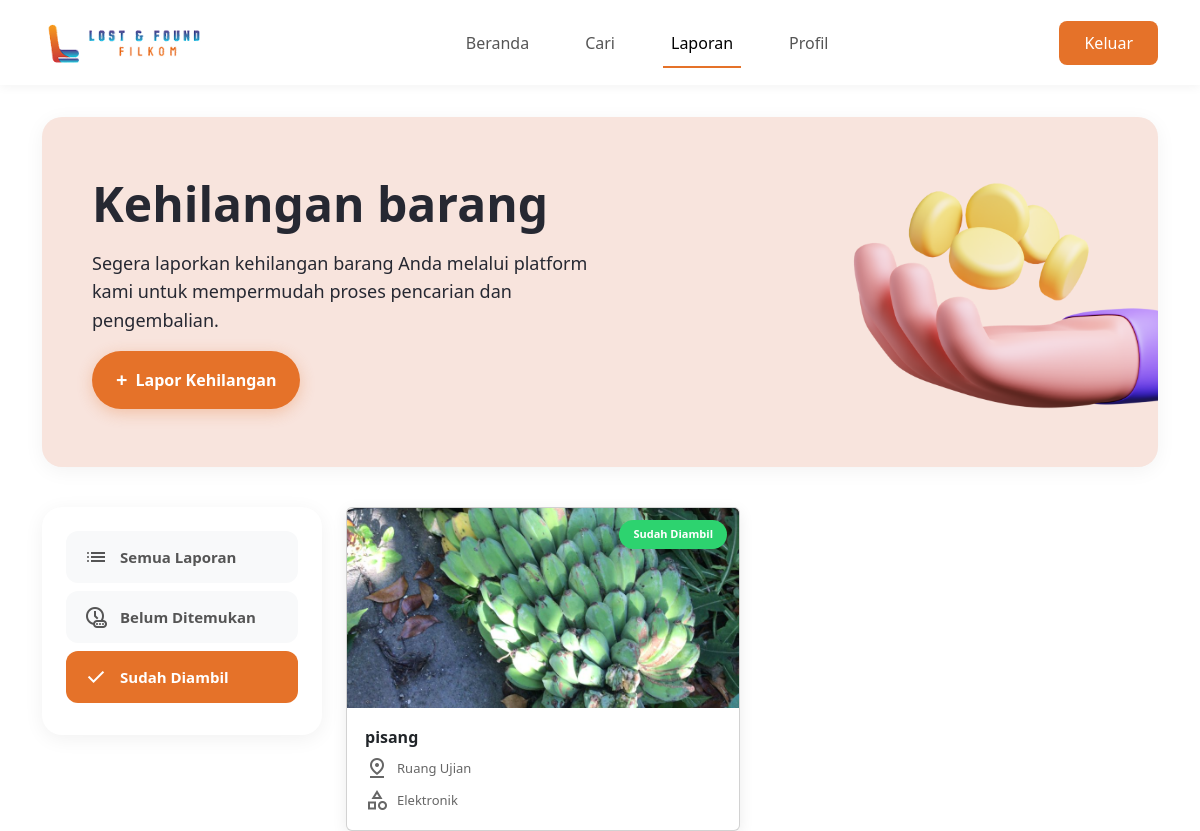
The app's page /index.php?action=laporan&filter=sudah_diambil (signed in) with its own data.
### tables this page shows
CREATE TABLE `laporan` (
  `id_laporan` int(11) NOT NULL,
  `id_akun` int(11) NOT NULL,
  `tipe_laporan` enum('hilang','ditemukan') NOT NULL DEFAULT 'hilang',
  `nama_barang` varchar(255) NOT NULL,
  `deskripsi_fisik` text DEFAULT NULL,
  `kategori` enum('elektronik','dokumen','pakaian','lainnya') NOT NULL,
  `lokasi` enum('Smart Class Gedung F','Junction','Gedung Kreativitas Mahasiswa (GKM)','Kantin','Ruang Baca','Laboratorium Pembelajaran','Ruang Ujian','Ruang Tunggu','Gazebo lantai 4','Area Parkir','EduTech','Mushola Ulul Al-Baab','Auditorium Algoritma') NOT NULL,
  `waktu` datetime NOT NULL,
  `status` enum('belum_ditemukan','ditemukan','sudah_diambil') NOT NULL DEFAULT 'belum_ditemukan',
  `nim_pengambil` varchar(20) DEFAULT NULL,
  `foto_bukti` varchar(255) DEFAULT NULL,
  `waktu_diambil` datetime DEFAULT NULL,
  `foto` varchar(255) DEFAULT NULL,
  `created_at` timestamp NOT NULL DEFAULT current_timestamp()
);

### config/db.php (called while the page is built)
<?php
$host = 'localhost';
$dbname = 'lostfound';
$username = 'root';
$password = '';
try {
    $pdo = new PDO("mysql:host=$host;dbname=$dbname", $username, $password);
    $pdo->setAttribute(PDO::ATTR_ERRMODE, PDO::ERRMODE_EXCEPTION);
    $pdo->setAttribute(PDO::ATTR_DEFAULT_FETCH_MODE, PDO::FETCH_ASSOC);
} catch (PDOException $e) {
    die("Koneksi DB gagal: " . $e->getMessage());
}
function getDB()
{
    global $pdo;
    return $pdo;
}

### controllers/LaporanController.php (called while the page is built, shortened)
<?php
require_once __DIR__ . '/../models/LaporanModel.php';
class LaporanController
{
    private $model;
    private $session;
    public function __construct($sessionManager)
    {
        $this->model = new LaporanModel();
        $this->session = $sessionManager;
    }
    public function getLaporanUser()
    {
        $idAkun = $this->session->get('userId');
        $laporan = $this->model->getRiwayatLaporan($idAkun);
        return ['success' => true, 'laporan' => $laporan];
    }
}

### controllers/AuthController.php (called while the page is built, shortened)
<?php
class SessionManager
{
    public function get($key) { return $_SESSION[$key] ?? null; }
}

### models/LaporanModel.php (called while the page is built, shortened)
<?php
require_once __DIR__ . '/../config/db.php';
class LaporanModel
{
    private $database;
    public function __construct()
    {
        $this->database = getDB();
    }
    public function getRiwayatLaporan($idAkun)
    {
        try {
            $stmt = $this->database->prepare("
            SELECT id_laporan, nama_barang, kategori, lokasi, waktu, status, foto, created_at
            FROM laporan
            WHERE id_akun = :id_akun AND tipe_laporan = 'hilang'
            ORDER BY created_at DESC
        ");
            $stmt->execute(['id_akun' => $idAkun]);
            return $stmt->fetchAll();
        } catch (\PDOException $e) {
            error_log("Error fetching riwayat: " . $e->getMessage());
            return [];
        }
    }
}

### views/widgets/laporan_widget.php (the view, shortened to what this page needs)
<?php
$statusMap = [
    'semua'           => null,
    'belum_ditemukan' => 'belum_ditemukan',
    'sudah_diambil'         => 'sudah_diambil'
];
$targetStatus = $statusMap[$filter] ?? null;
$filtered = ($filter === 'semua')
    ? $laporanList
    : array_filter($laporanList, fn($item) => ($item['status'] ?? '') === $targetStatus);
?>
<?php if (empty($filtered)): ?>
    <div class="text-center py-5 w-100">
        <p class="text-muted fs-5">Tidak ada laporan untuk kategori ini.</p>
    </div>
<?php else: ?>
    <?php foreach ($filtered as $item): ?>
        <?php
        $dbStatus = $item['status'] ?? 'belum_ditemukan';
        $isSelesai = $dbStatus === 'sudah_diambil';
        $statusClass = $isSelesai ? 'status-completed' : 'status-pending';
        $statusText = $isSelesai ? 'Sudah Diambil' : 'Belum Ditemukan';
        $defaultImg = 'https://via.placeholder.com/300x200/eeeeee/999999?text=No+Image';
        $imgSrc = $defaultImg;
        if (!empty($item['foto'])) {
            $serverPath = __DIR__ . '/../../' . $item['foto'];
            $urlPath = '/' . $item['foto'];
            if (file_exists($serverPath)) {
                $imgSrc = $urlPath;
            }
        }
        ?>
        <a href="index.php?action=detail_laporan&id=<?= $item['id_laporan'] ?>"
            class="text-decoration-none text-dark d-block">
            <div class="card">
                <div class="card-image">
                    <img src="<?= htmlspecialchars($imgSrc) ?>"
                        alt="<?= htmlspecialchars($item['nama_barang'] ?? 'Barang') ?>"
                        onerror="this.src='<?= $defaultImg ?>';">
                    <span class="card-status <?= $statusClass ?>">
                        <?= $statusText ?>
                    </span>
                </div>
                <div class="card-content">
                    <h3 class="card-title">
                        <?= htmlspecialchars($item['nama_barang'] ?? 'Tanpa Nama') ?>
                    </h3>
                    <div class="card-info">
                        <div class="info-item">
                            <span class="material-symbols-outlined">pin_drop</span>
                            <span><?= htmlspecialchars($item['lokasi'] ?? 'Lokasi tidak diketahui') ?></span>
                        </div>
                        <div class="info-item">
                            <span class="material-symbols-outlined">category</span>
                            <span><?= ucfirst($item['kategori'] ?? 'Umum') ?></span>
                        </div>
                    </div>
                </div>
            </div>
        </a>
    <?php endforeach; ?>
<?php endif; ?>

### css/laporan.css (style rules this page uses)
* { margin: 0; padding: 0; box-sizing: border-box; }
body { font-family: "Plus Jakarta Sans", sans-serif; background-color: #f8f9fa; }
.card { background: white; border-radius: 28px; overflow: hidden; box-shadow: 0 4px 15px rgba(0, 0, 0, 0.08); transition: all 0.3s ease; cursor: pointer; position: relative; }
.card-image { width: 100%; height: 200px; overflow: hidden; background: #f0f0f0; position: relative; }
.card-image img { width: 100%; height: 100%; object-fit: cover; transition: transform 0.4s ease; }
.card-status { position: absolute; top: 12px; right: 12px; padding: 6px 14px; border-radius: 20px; font-size: 11px; font-weight: 700; text-transform: capitalize; z-index: 10; }
.status-completed { background: #2dd36f; color: white; }
.card-content { padding: 18px; }
.card-title { font-size: 16px; font-weight: 700; color: #262832; margin-bottom: 12px; line-height: 1.4; }
.card-info { display: flex; flex-direction: column; gap: 8px; }
.info-item { display: flex; align-items: center; gap: 8px; font-size: 13px; color: #666; }

### records on screen
laporan: foto+nama_barang (picture), status "Sudah Diambil", nama_barang "pisang", lokasi "Ruang Ujian", kategori "Elektronik"

### other values on screen
$f['label'] "Semua Laporan"
$f['label'] "Belum Ditemukan"
$f['label'] "Sudah Diambil"
